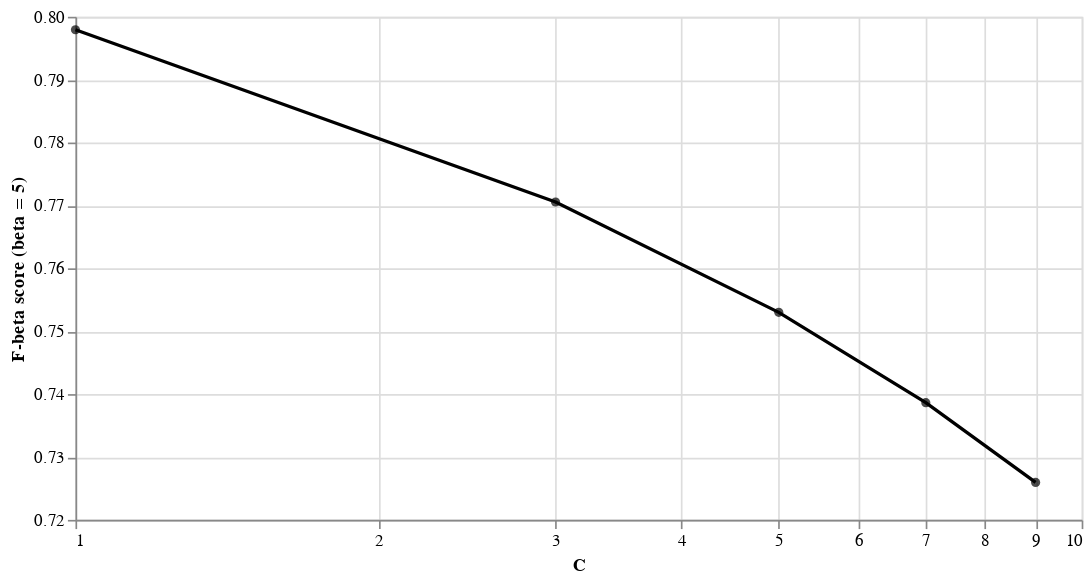

Notebook code for this chart:
### Code cell
svc.draw_search_plot()

### Figure 1 — Vega-Lite specification as saved in the notebook (floating-point values rounded to 4 significant figures)
{"config": {"view": {"continuousWidth": 300, "continuousHeight": 300}}, "layer": [{"mark": {"type": "line", "color": "black"}, "encoding": {"x": {"field": "C", "scale": {"type": "log"}, "title": "C", "type": "quantitative"}, "y": {"field": "mean_test_score", "scale": {"zero": false}, "title": "F-beta score (beta = 5)", "type": "quantitative"}}}, {"mark": {"type": "circle", "color": "black"}, "encoding": {"x": {"field": "C", "scale": {"type": "log"}, "title": "C", "type": "quantitative"}, "y": {"field": "mean_test_score", "scale": {"zero": false}, "title": "F-beta score (beta = 5)", "type": "quantitative"}}}], "data": {"name": "data-f7e32f9027f0ad2067f241d96af96e93"}, "width": 600, "$schema": "https://vega.github.io/schema/vega-lite/v5.15.1.json", "datasets": {"data-f7e32f9027f0ad2067f241d96af96e93": [{"C": 1, "mean_test_score": 0.7979, "sem_test_score": 0.004704, "sem_test_score_lower": 0.7956, "sem_test_score_upper": 0.8003}, {"C": 3, "mean_test_score": 0.7705, "sem_test_score": 0.004886, "sem_test_score_lower": 0.7681, "sem_test_score_upper": 0.773}, {"C": 5, "mean_test_score": 0.753, "sem_test_score": 0.001621, "sem_test_score_lower": 0.7522, "sem_test_score_upper": 0.7538}, {"C": 7, "mean_test_score": 0.7386, "sem_test_score": 0.002326, "sem_test_score_lower": 0.7375, "sem_test_score_upper": 0.7398}, {"C": 9, "mean_test_score": 0.726, "sem_test_score": 0.004284, "sem_test_score_lower": 0.7238, "sem_test_score_upper": 0.7281}]}}
